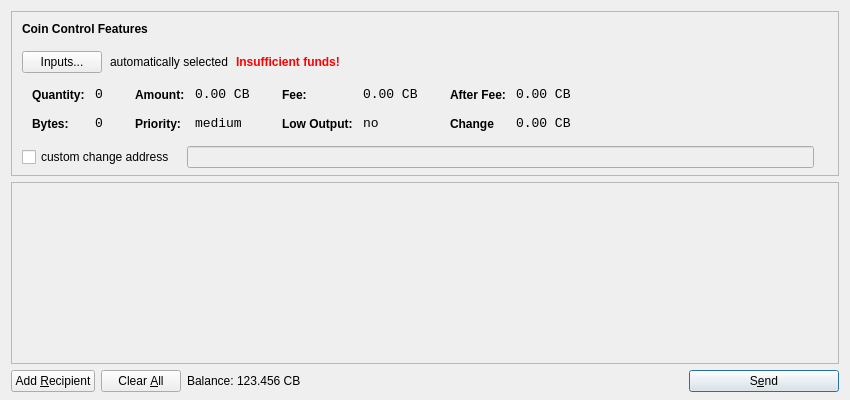
<?xml version="1.0" encoding="UTF-8"?>
<ui version="4.0">
 <class>SendCoinsDialog</class>
 <widget class="QDialog" name="SendCoinsDialog">
  <property name="geometry">
   <rect>
    <x>0</x>
    <y>0</y>
    <width>850</width>
    <height>400</height>
   </rect>
  </property>
  <property name="windowTitle">
   <string>Send Coins</string>
  </property>
  <layout class="QVBoxLayout" name="verticalLayout" stretch="0,1,0">
   <property name="bottomMargin">
    <number>8</number>
   </property>
   <item>
    <widget class="QFrame" name="frameCoinControl">
     <property name="sizePolicy">
      <sizepolicy hsizetype="Expanding" vsizetype="Expanding">
       <horstretch>0</horstretch>
       <verstretch>0</verstretch>
      </sizepolicy>
     </property>
     <property name="maximumSize">
      <size>
       <width>16777215</width>
       <height>16777215</height>
      </size>
     </property>
     <property name="frameShape">
      <enum>QFrame::StyledPanel</enum>
     </property>
     <property name="frameShadow">
      <enum>QFrame::Sunken</enum>
     </property>
     <layout class="QVBoxLayout" name="verticalLayoutCoinControl2">
      <property name="spacing">
       <number>-1</number>
      </property>
      <property name="leftMargin">
       <number>0</number>
      </property>
      <property name="topMargin">
       <number>0</number>
      </property>
      <property name="rightMargin">
       <number>0</number>
      </property>
      <property name="bottomMargin">
       <number>6</number>
      </property>
      <item>
       <layout class="QVBoxLayout" name="verticalLayoutCoinControl" stretch="0,0,0,0,1">
        <property name="spacing">
         <number>0</number>
        </property>
        <property name="leftMargin">
         <number>10</number>
        </property>
        <property name="topMargin">
         <number>10</number>
        </property>
        <item>
         <layout class="QHBoxLayout" name="horizontalLayoutCoinControl1">
          <property name="bottomMargin">
           <number>15</number>
          </property>
          <item>
           <widget class="QLabel" name="labelCoinControlFeatures">
            <property name="sizePolicy">
             <sizepolicy hsizetype="Preferred" vsizetype="Maximum">
              <horstretch>0</horstretch>
              <verstretch>0</verstretch>
             </sizepolicy>
            </property>
            <property name="font">
             <font>
              <weight>75</weight>
              <bold>true</bold>
             </font>
            </property>
            <property name="styleSheet">
             <string notr="true">font-weight:bold;</string>
            </property>
            <property name="text">
             <string>Coin Control Features</string>
            </property>
           </widget>
          </item>
         </layout>
        </item>
        <item>
         <layout class="QHBoxLayout" name="horizontalLayoutCoinControl2" stretch="0,0,0,0">
          <property name="spacing">
           <number>8</number>
          </property>
          <property name="bottomMargin">
           <number>10</number>
          </property>
          <item>
           <widget class="QPushButton" name="pushButtonCoinControl">
            <property name="styleSheet">
             <string notr="true"/>
            </property>
            <property name="text">
             <string>Inputs...</string>
            </property>
           </widget>
          </item>
          <item>
           <widget class="QLabel" name="labelCoinControlAutomaticallySelected">
            <property name="text">
             <string>automatically selected</string>
            </property>
            <property name="margin">
             <number>5</number>
            </property>
           </widget>
          </item>
          <item>
           <widget class="QLabel" name="labelCoinControlInsuffFunds">
            <property name="font">
             <font>
              <weight>75</weight>
              <bold>true</bold>
             </font>
            </property>
            <property name="styleSheet">
             <string notr="true">color:red;font-weight:bold;</string>
            </property>
            <property name="text">
             <string>Insufficient funds!</string>
            </property>
            <property name="margin">
             <number>5</number>
            </property>
           </widget>
          </item>
          <item>
           <spacer name="horizontalSpacerCoinControl">
            <property name="orientation">
             <enum>Qt::Horizontal</enum>
            </property>
            <property name="sizeHint" stdset="0">
             <size>
              <width>40</width>
              <height>1</height>
             </size>
            </property>
           </spacer>
          </item>
         </layout>
        </item>
        <item>
         <widget class="QWidget" name="widgetCoinControl" native="true">
          <property name="sizePolicy">
           <sizepolicy hsizetype="Preferred" vsizetype="Preferred">
            <horstretch>0</horstretch>
            <verstretch>0</verstretch>
           </sizepolicy>
          </property>
          <property name="minimumSize">
           <size>
            <width>0</width>
            <height>0</height>
           </size>
          </property>
          <property name="styleSheet">
           <string notr="true"/>
          </property>
          <layout class="QHBoxLayout" name="horizontalLayoutCoinControl5">
           <property name="margin">
            <number>0</number>
           </property>
           <item>
            <layout class="QHBoxLayout" name="horizontalLayoutCoinControl3" stretch="0,0,0,1">
             <property name="spacing">
              <number>20</number>
             </property>
             <property name="topMargin">
              <number>0</number>
             </property>
             <property name="bottomMargin">
              <number>10</number>
             </property>
             <item>
              <layout class="QFormLayout" name="formLayoutCoinControl1">
               <property name="horizontalSpacing">
                <number>10</number>
               </property>
               <property name="verticalSpacing">
                <number>14</number>
               </property>
               <property name="leftMargin">
                <number>10</number>
               </property>
               <property name="topMargin">
                <number>4</number>
               </property>
               <property name="rightMargin">
                <number>6</number>
               </property>
               <item row="0" column="0">
                <widget class="QLabel" name="labelCoinControlQuantityText">
                 <property name="styleSheet">
                  <string notr="true">font-weight:bold;</string>
                 </property>
                 <property name="text">
                  <string>Quantity:</string>
                 </property>
                 <property name="margin">
                  <number>0</number>
                 </property>
                </widget>
               </item>
               <item row="0" column="1">
                <widget class="QLabel" name="labelCoinControlQuantity">
                 <property name="font">
                  <font>
                   <family>Monospace</family>
                   <pointsize>10</pointsize>
                  </font>
                 </property>
                 <property name="cursor">
                  <cursorShape>IBeamCursor</cursorShape>
                 </property>
                 <property name="contextMenuPolicy">
                  <enum>Qt::ActionsContextMenu</enum>
                 </property>
                 <property name="text">
                  <string>0</string>
                 </property>
                 <property name="margin">
                  <number>0</number>
                 </property>
                 <property name="textInteractionFlags">
                  <set>Qt::LinksAccessibleByMouse|Qt::TextSelectableByKeyboard|Qt::TextSelectableByMouse</set>
                 </property>
                </widget>
               </item>
               <item row="1" column="0">
                <widget class="QLabel" name="labelCoinControlBytesText">
                 <property name="styleSheet">
                  <string notr="true">font-weight:bold;</string>
                 </property>
                 <property name="text">
                  <string>Bytes:</string>
                 </property>
                </widget>
               </item>
               <item row="1" column="1">
                <widget class="QLabel" name="labelCoinControlBytes">
                 <property name="font">
                  <font>
                   <family>Monospace</family>
                   <pointsize>10</pointsize>
                  </font>
                 </property>
                 <property name="cursor">
                  <cursorShape>IBeamCursor</cursorShape>
                 </property>
                 <property name="contextMenuPolicy">
                  <enum>Qt::ActionsContextMenu</enum>
                 </property>
                 <property name="text">
                  <string>0</string>
                 </property>
                 <property name="textInteractionFlags">
                  <set>Qt::LinksAccessibleByMouse|Qt::TextSelectableByKeyboard|Qt::TextSelectableByMouse</set>
                 </property>
                </widget>
               </item>
              </layout>
             </item>
             <item>
              <layout class="QFormLayout" name="formLayoutCoinControl2">
               <property name="horizontalSpacing">
                <number>10</number>
               </property>
               <property name="verticalSpacing">
                <number>14</number>
               </property>
               <property name="leftMargin">
                <number>6</number>
               </property>
               <property name="topMargin">
                <number>4</number>
               </property>
               <property name="rightMargin">
                <number>6</number>
               </property>
               <item row="0" column="0">
                <widget class="QLabel" name="labelCoinControlAmountText">
                 <property name="styleSheet">
                  <string notr="true">font-weight:bold;</string>
                 </property>
                 <property name="text">
                  <string>Amount:</string>
                 </property>
                 <property name="margin">
                  <number>0</number>
                 </property>
                </widget>
               </item>
               <item row="0" column="1">
                <widget class="QLabel" name="labelCoinControlAmount">
                 <property name="font">
                  <font>
                   <family>Monospace</family>
                   <pointsize>10</pointsize>
                  </font>
                 </property>
                 <property name="cursor">
                  <cursorShape>IBeamCursor</cursorShape>
                 </property>
                 <property name="contextMenuPolicy">
                  <enum>Qt::ActionsContextMenu</enum>
                 </property>
                 <property name="text">
                  <string>0.00 CB</string>
                 </property>
                 <property name="textInteractionFlags">
                  <set>Qt::LinksAccessibleByMouse|Qt::TextSelectableByKeyboard|Qt::TextSelectableByMouse</set>
                 </property>
                </widget>
               </item>
               <item row="1" column="0">
                <widget class="QLabel" name="labelCoinControlPriorityText">
                 <property name="styleSheet">
                  <string notr="true">font-weight:bold;</string>
                 </property>
                 <property name="text">
                  <string>Priority:</string>
                 </property>
                </widget>
               </item>
               <item row="1" column="1">
                <widget class="QLabel" name="labelCoinControlPriority">
                 <property name="font">
                  <font>
                   <family>Monospace</family>
                   <pointsize>10</pointsize>
                  </font>
                 </property>
                 <property name="cursor">
                  <cursorShape>IBeamCursor</cursorShape>
                 </property>
                 <property name="contextMenuPolicy">
                  <enum>Qt::ActionsContextMenu</enum>
                 </property>
                 <property name="text">
                  <string>medium</string>
                 </property>
                 <property name="textInteractionFlags">
                  <set>Qt::LinksAccessibleByMouse|Qt::TextSelectableByKeyboard|Qt::TextSelectableByMouse</set>
                 </property>
                </widget>
               </item>
              </layout>
             </item>
             <item>
              <layout class="QFormLayout" name="formLayoutCoinControl3">
               <property name="horizontalSpacing">
                <number>10</number>
               </property>
               <property name="verticalSpacing">
                <number>14</number>
               </property>
               <property name="leftMargin">
                <number>6</number>
               </property>
               <property name="topMargin">
                <number>4</number>
               </property>
               <property name="rightMargin">
                <number>6</number>
               </property>
               <item row="0" column="0">
                <widget class="QLabel" name="labelCoinControlFeeText">
                 <property name="styleSheet">
                  <string notr="true">font-weight:bold;</string>
                 </property>
                 <property name="text">
                  <string>Fee:</string>
                 </property>
                 <property name="margin">
                  <number>0</number>
                 </property>
                </widget>
               </item>
               <item row="0" column="1">
                <widget class="QLabel" name="labelCoinControlFee">
                 <property name="font">
                  <font>
                   <family>Monospace</family>
                   <pointsize>10</pointsize>
                  </font>
                 </property>
                 <property name="cursor">
                  <cursorShape>IBeamCursor</cursorShape>
                 </property>
                 <property name="contextMenuPolicy">
                  <enum>Qt::ActionsContextMenu</enum>
                 </property>
                 <property name="text">
                  <string>0.00 CB</string>
                 </property>
                 <property name="textInteractionFlags">
                  <set>Qt::LinksAccessibleByMouse|Qt::TextSelectableByKeyboard|Qt::TextSelectableByMouse</set>
                 </property>
                </widget>
               </item>
               <item row="1" column="0">
                <widget class="QLabel" name="labelCoinControlLowOutputText">
                 <property name="styleSheet">
                  <string notr="true">font-weight:bold;</string>
                 </property>
                 <property name="text">
                  <string>Low Output:</string>
                 </property>
                </widget>
               </item>
               <item row="1" column="1">
                <widget class="QLabel" name="labelCoinControlLowOutput">
                 <property name="font">
                  <font>
                   <family>Monospace</family>
                   <pointsize>10</pointsize>
                  </font>
                 </property>
                 <property name="cursor">
                  <cursorShape>IBeamCursor</cursorShape>
                 </property>
                 <property name="contextMenuPolicy">
                  <enum>Qt::ActionsContextMenu</enum>
                 </property>
                 <property name="text">
                  <string>no</string>
                 </property>
                 <property name="textInteractionFlags">
                  <set>Qt::LinksAccessibleByMouse|Qt::TextSelectableByKeyboard|Qt::TextSelectableByMouse</set>
                 </property>
                </widget>
               </item>
              </layout>
             </item>
             <item>
              <layout class="QFormLayout" name="formLayoutCoinControl4">
               <property name="horizontalSpacing">
                <number>10</number>
               </property>
               <property name="verticalSpacing">
                <number>14</number>
               </property>
               <property name="leftMargin">
                <number>6</number>
               </property>
               <property name="topMargin">
                <number>4</number>
               </property>
               <property name="rightMargin">
                <number>6</number>
               </property>
               <item row="0" column="0">
                <widget class="QLabel" name="labelCoinControlAfterFeeText">
                 <property name="styleSheet">
                  <string notr="true">font-weight:bold;</string>
                 </property>
                 <property name="text">
                  <string>After Fee:</string>
                 </property>
                 <property name="margin">
                  <number>0</number>
                 </property>
                </widget>
               </item>
               <item row="0" column="1">
                <widget class="QLabel" name="labelCoinControlAfterFee">
                 <property name="font">
                  <font>
                   <family>Monospace</family>
                   <pointsize>10</pointsize>
                  </font>
                 </property>
                 <property name="cursor">
                  <cursorShape>IBeamCursor</cursorShape>
                 </property>
                 <property name="contextMenuPolicy">
                  <enum>Qt::ActionsContextMenu</enum>
                 </property>
                 <property name="text">
                  <string>0.00 CB</string>
                 </property>
                 <property name="textInteractionFlags">
                  <set>Qt::LinksAccessibleByMouse|Qt::TextSelectableByKeyboard|Qt::TextSelectableByMouse</set>
                 </property>
                </widget>
               </item>
               <item row="1" column="0">
                <widget class="QLabel" name="labelCoinControlChangeText">
                 <property name="styleSheet">
                  <string notr="true">font-weight:bold;</string>
                 </property>
                 <property name="text">
                  <string>Change</string>
                 </property>
                </widget>
               </item>
               <item row="1" column="1">
                <widget class="QLabel" name="labelCoinControlChange">
                 <property name="font">
                  <font>
                   <family>Monospace</family>
                   <pointsize>10</pointsize>
                  </font>
                 </property>
                 <property name="cursor">
                  <cursorShape>IBeamCursor</cursorShape>
                 </property>
                 <property name="contextMenuPolicy">
                  <enum>Qt::ActionsContextMenu</enum>
                 </property>
                 <property name="text">
                  <string>0.00 CB</string>
                 </property>
                 <property name="textInteractionFlags">
                  <set>Qt::LinksAccessibleByMouse|Qt::TextSelectableByKeyboard|Qt::TextSelectableByMouse</set>
                 </property>
                </widget>
               </item>
              </layout>
             </item>
            </layout>
           </item>
          </layout>
         </widget>
        </item>
        <item>
         <layout class="QHBoxLayout" name="horizontalLayoutCoinControl4" stretch="0,0,0">
          <property name="spacing">
           <number>12</number>
          </property>
          <property name="sizeConstraint">
           <enum>QLayout::SetDefaultConstraint</enum>
          </property>
          <property name="topMargin">
           <number>5</number>
          </property>
          <property name="rightMargin">
           <number>5</number>
          </property>
          <item>
           <widget class="QCheckBox" name="checkBoxCoinControlChange">
            <property name="text">
             <string>custom change address</string>
            </property>
           </widget>
          </item>
          <item>
           <widget class="QLineEdit" name="lineEditCoinControlChange">
            <property name="enabled">
             <bool>false</bool>
            </property>
            <property name="sizePolicy">
             <sizepolicy hsizetype="Expanding" vsizetype="Fixed">
              <horstretch>0</horstretch>
              <verstretch>0</verstretch>
             </sizepolicy>
            </property>
           </widget>
          </item>
          <item>
           <widget class="QLabel" name="labelCoinControlChangeLabel">
            <property name="sizePolicy">
             <sizepolicy hsizetype="Preferred" vsizetype="Expanding">
              <horstretch>0</horstretch>
              <verstretch>0</verstretch>
             </sizepolicy>
            </property>
            <property name="minimumSize">
             <size>
              <width>0</width>
              <height>0</height>
             </size>
            </property>
            <property name="text">
             <string/>
            </property>
            <property name="margin">
             <number>3</number>
            </property>
           </widget>
          </item>
         </layout>
        </item>
        <item>
         <spacer name="verticalSpacerCoinControl">
          <property name="orientation">
           <enum>Qt::Vertical</enum>
          </property>
          <property name="sizeHint" stdset="0">
           <size>
            <width>800</width>
            <height>1</height>
           </size>
          </property>
         </spacer>
        </item>
       </layout>
      </item>
     </layout>
    </widget>
   </item>
   <item>
    <widget class="QScrollArea" name="scrollArea">
     <property name="widgetResizable">
      <bool>true</bool>
     </property>
     <widget class="QWidget" name="scrollAreaWidgetContents">
      <property name="geometry">
       <rect>
        <x>0</x>
        <y>0</y>
        <width>830</width>
        <height>165</height>
       </rect>
      </property>
      <layout class="QVBoxLayout" name="verticalLayout_2">
       <property name="margin">
        <number>0</number>
       </property>
       <item>
        <layout class="QVBoxLayout" name="entries">
         <property name="spacing">
          <number>6</number>
         </property>
        </layout>
       </item>
       <item>
        <spacer name="verticalSpacer">
         <property name="orientation">
          <enum>Qt::Vertical</enum>
         </property>
         <property name="sizeHint" stdset="0">
          <size>
           <width>20</width>
           <height>40</height>
          </size>
         </property>
        </spacer>
       </item>
      </layout>
     </widget>
    </widget>
   </item>
   <item>
    <layout class="QHBoxLayout" name="horizontalLayout">
     <item>
      <widget class="QPushButton" name="addButton">
       <property name="toolTip">
        <string>Send to multiple recipients at once</string>
       </property>
       <property name="text">
        <string>Add &amp;Recipient</string>
       </property>
       <property name="icon">
        <iconset resource="../bitcoin.qrc">
         <normaloff>:/icons/add</normaloff>:/icons/add</iconset>
       </property>
       <property name="autoDefault">
        <bool>false</bool>
       </property>
      </widget>
     </item>
     <item>
      <widget class="QPushButton" name="clearButton">
       <property name="sizePolicy">
        <sizepolicy hsizetype="Minimum" vsizetype="Fixed">
         <horstretch>0</horstretch>
         <verstretch>0</verstretch>
        </sizepolicy>
       </property>
       <property name="toolTip">
        <string>Remove all transaction fields</string>
       </property>
       <property name="text">
        <string>Clear &amp;All</string>
       </property>
       <property name="icon">
        <iconset resource="../bitcoin.qrc">
         <normaloff>:/icons/remove</normaloff>:/icons/remove</iconset>
       </property>
       <property name="autoRepeatDelay">
        <number>300</number>
       </property>
       <property name="autoDefault">
        <bool>false</bool>
       </property>
      </widget>
     </item>
     <item>
      <layout class="QHBoxLayout" name="horizontalLayout_2">
       <property name="spacing">
        <number>3</number>
       </property>
       <item>
        <widget class="QLabel" name="label">
         <property name="sizePolicy">
          <sizepolicy hsizetype="Preferred" vsizetype="Fixed">
           <horstretch>0</horstretch>
           <verstretch>0</verstretch>
          </sizepolicy>
         </property>
         <property name="text">
          <string>Balance:</string>
         </property>
        </widget>
       </item>
       <item>
        <widget class="QLabel" name="labelBalance">
         <property name="sizePolicy">
          <sizepolicy hsizetype="Preferred" vsizetype="Fixed">
           <horstretch>0</horstretch>
           <verstretch>0</verstretch>
          </sizepolicy>
         </property>
         <property name="cursor">
          <cursorShape>IBeamCursor</cursorShape>
         </property>
         <property name="text">
          <string>123.456 CB</string>
         </property>
         <property name="textInteractionFlags">
          <set>Qt::LinksAccessibleByMouse|Qt::TextSelectableByKeyboard|Qt::TextSelectableByMouse</set>
         </property>
        </widget>
       </item>
      </layout>
     </item>
     <item>
      <spacer name="horizontalSpacer">
       <property name="orientation">
        <enum>Qt::Horizontal</enum>
       </property>
       <property name="sizeHint" stdset="0">
        <size>
         <width>40</width>
         <height>20</height>
        </size>
       </property>
      </spacer>
     </item>
     <item>
      <widget class="QPushButton" name="sendButton">
       <property name="minimumSize">
        <size>
         <width>150</width>
         <height>0</height>
        </size>
       </property>
       <property name="toolTip">
        <string>Confirm the send action</string>
       </property>
       <property name="text">
        <string>S&amp;end</string>
       </property>
       <property name="icon">
        <iconset resource="../bitcoin.qrc">
         <normaloff>:/icons/send</normaloff>:/icons/send</iconset>
       </property>
       <property name="default">
        <bool>true</bool>
       </property>
      </widget>
     </item>
    </layout>
   </item>
  </layout>
 </widget>
 <resources>
  <include location="../bitcoin.qrc"/>
 </resources>
 <connections/>
</ui>
